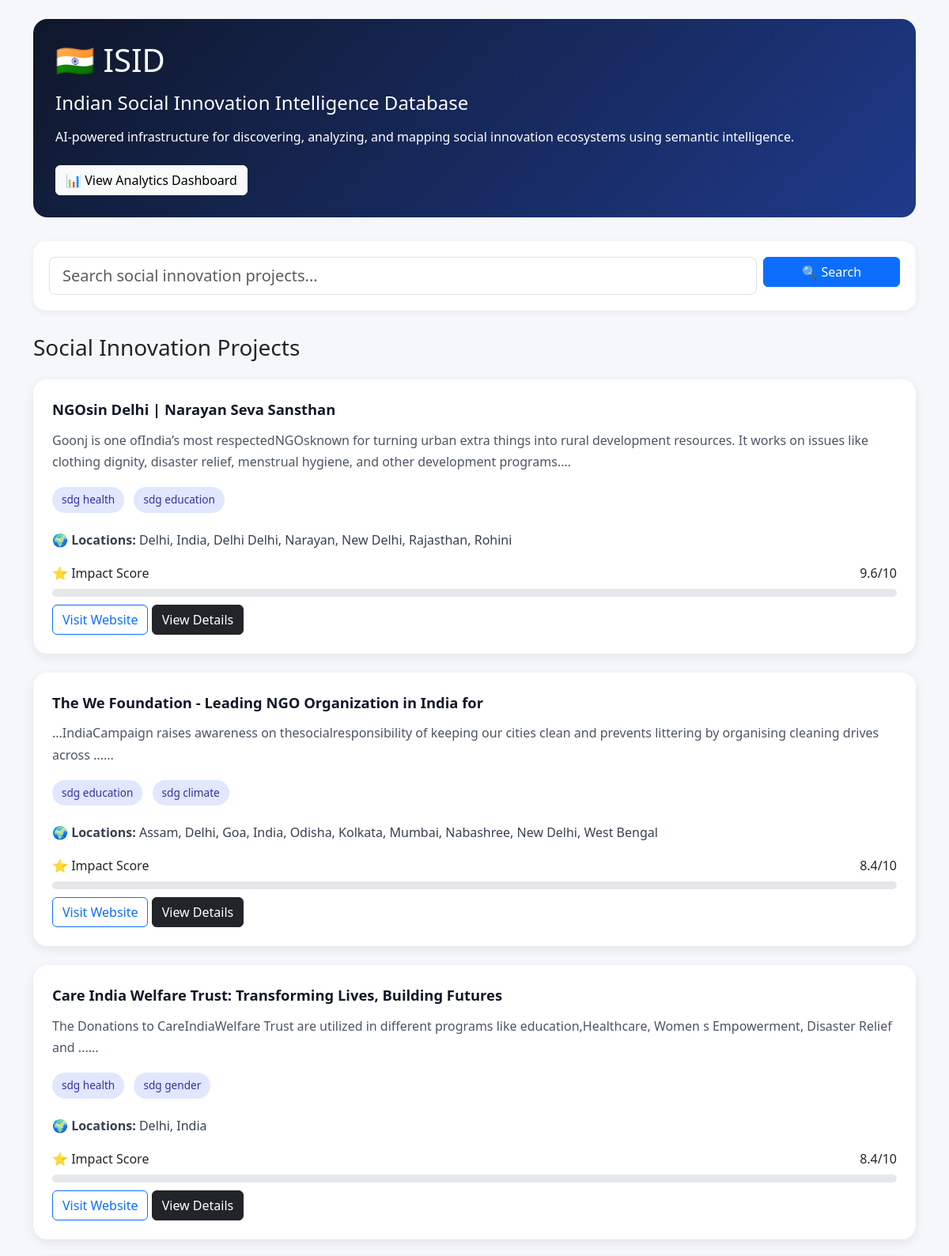
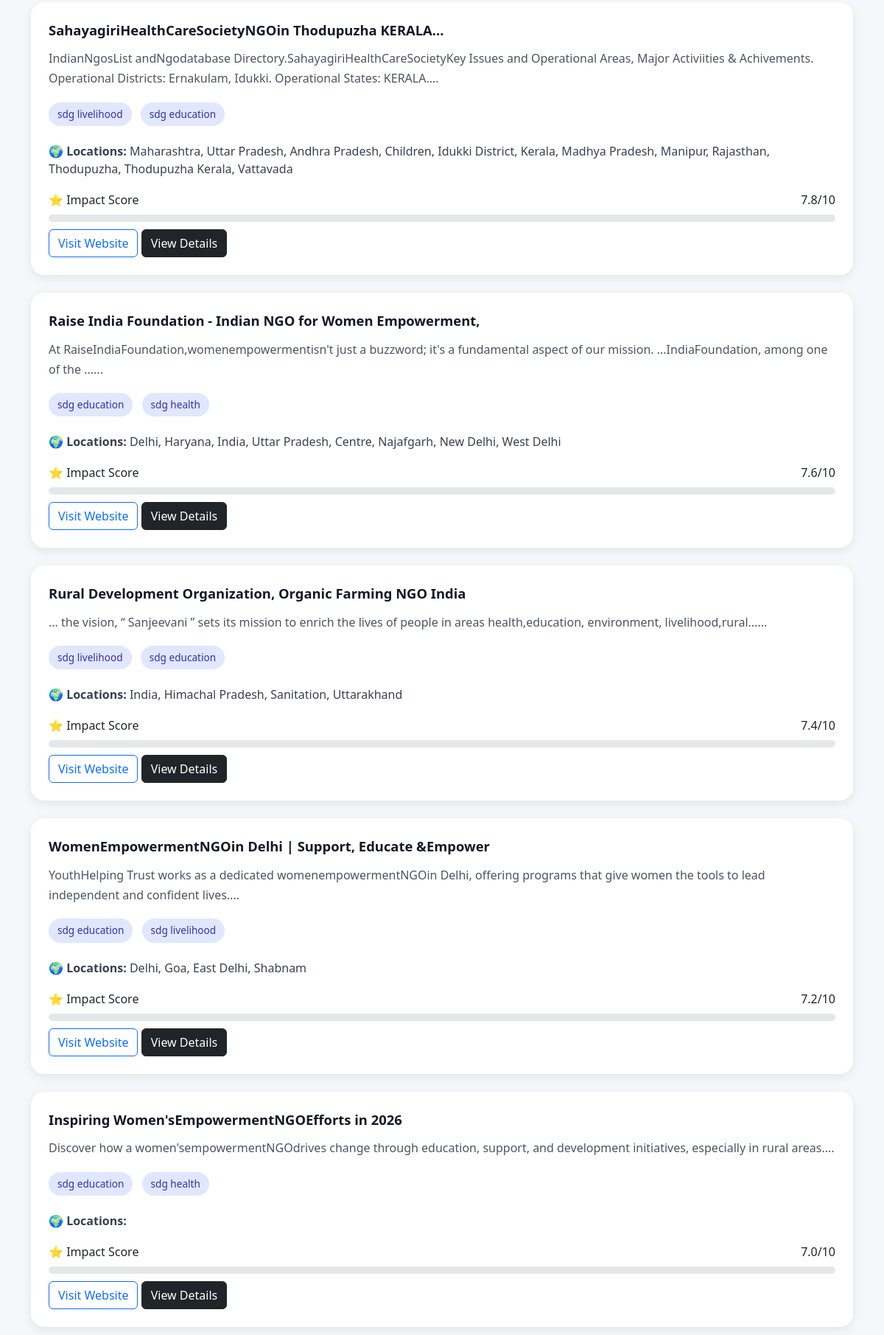
The page /home (upper part) on the database its author committed (2 pictures, top to bottom).
### tables this page shows
CREATE TABLE projects (

    project_id INTEGER PRIMARY KEY AUTOINCREMENT,

    title TEXT,

    summary TEXT,

    full_text TEXT,

    url TEXT,

    source TEXT,

    topics TEXT,

    detected_locations TEXT,

    impact_score REAL DEFAULT 0,

    innovation_score REAL DEFAULT 0,

    sustainability_score REAL DEFAULT 0,

    scale_score REAL DEFAULT 0,

    collaboration_score REAL DEFAULT 0
, state TEXT, description TEXT, source_type TEXT, category TEXT, country TEXT, status TEXT);

### app.py (the view, shortened to what this page needs)
@app.route("/")
@app.route("/home")
def home():
    query = request.args.get("q", "").lower()
    conn = get_db_connection()
    cursor = conn.cursor()
    cursor.execute("""
    SELECT *
    FROM projects
    ORDER BY impact_score DESC
    LIMIT 50
    """)
    rows = cursor.fetchall()
    cleaned_data = []
    for row in rows:
        row = dict(row)
        summary = ""
        if row.get("source"):
            summary = (
                row["source"][:250] + "..."
            )
        row["summary"] = summary
        row["topics"] = (
            str(row.get("topics") or "")
            .replace("[", "")
            .replace("]", "")
            .replace("'", "")
            .replace("_", " ")
        )
        row["detected_locations"] = (
            str(row.get("detected_locations") or "")
            .replace("[", "")
            .replace("]", "")
            .replace("'", "")
        )
        row["impact_score"] = (
            row.get("impact_score") or 0
        )
        cleaned_data.append(row)
    conn.close()
    return render_template(
        "home.html",
        data=cleaned_data
    )

### app.py (called while the page is built)
def get_db_connection():
    conn = sqlite3.connect(
        "database.db",
        check_same_thread=False
    )
    conn.row_factory = sqlite3.Row
    return conn

### templates/home.html (shortened to what this page needs)
<!DOCTYPE html>
<html>
<head>
    <link
        href="https://cdn.jsdelivr.net/npm/bootstrap@5.3.0/dist/css/bootstrap.min.css"
        rel="stylesheet"
    >
</head>
<body>
<div class="container mt-4">
    <div class="hero">
        <h1 class="mb-3">
            🇮🇳 ISID
        </h1>
        <h4>
            Indian Social Innovation Intelligence Database
        </h4>
        <p class="mt-3">
            AI-powered infrastructure for discovering,
            analyzing, and mapping social innovation
            ecosystems using semantic intelligence.
        </p>
        <a
            href="/dashboard"
            class="btn btn-light mt-2"
        >
            📊 View Analytics Dashboard
        </a>
    </div>
    <div class="search-box">
        <form
            method="GET"
            action="/home"
            class="row g-2"
        >
            <div class="col-md-10">
                <input
                    type="text"
                    name="q"
                    class="form-control form-control-lg"
                    placeholder="Search social innovation projects..."
                    value="{{ request.args.get('q','') }}"
                >
            </div>
            <div class="col-md-2">
                <button
                    type="submit"
                    class="btn btn-primary btn w-100"
                >
                    🔍 Search
                </button>
            </div>
        </form>
    </div>
    <h3 class="mb-4">
        Social Innovation Projects
    </h3>
    {% for project in data %}
    <div class="project-card">
        <div class="project-title">
            <a href="/project/{{ project['project_id'] }}">
                {{ project['title'] }}
            </a>
        </div>
        <div class="summary">
            {{ project['summary'] }}
        </div>
        <div class="badge-box">
            {% for topic in project['topics'].split(",") %}
                {% if topic.strip() %}
                <span class="custom-badge">
                    {{ topic.strip() }}
                </span>
                {% endif %}
            {% endfor %}
        </div>
        <p class="meta-text">
            🌍 <strong>Locations:</strong>
            {{ project['detected_locations'] }}
        </p>
        <div class="score-container">
            <div class="d-flex justify-content-between">
                <span>
                    ⭐ Impact Score
                </span>
                <span>
                    {{ project['impact_score'] }}/10
                </span>
            </div>
            <div class="progress mt-2">
            </div>
        </div>
        <a
            href="{{ project['url'] }}"
            target="_blank"
            class="btn btn-outline-primary visit-btn"
        >
            Visit Website
        </a>
        <a
            href="/project/{{ project['project_id'] }}"
            class="btn btn-dark visit-btn"
        >
            View Details
        </a>
    </div>
    {% endfor %}
</div>
</body>
</html>

### templates/home.html (style rules this page uses)
body { background: #f5f7fb; }
.hero { background: linear-gradient( 135deg, #0f172a, #1e3a8a ); color: white; padding: 28px; border-radius: 18px; margin-bottom: 30px; }
.project-card { background: white; border-radius: 18px; padding: 24px; margin-bottom: 24px; box-shadow: 0 4px 14px rgba(0,0,0,0.08); transition: 0.2s; }
.project-title { font-size: 1.15rem; line-height: 1.5; font-weight: 700; margin-bottom: 12px; }
.project-title a { text-decoration: none; color: #111827; }
.summary { color: #4b5563; line-height: 1.7; margin-bottom: 18px; max-height: 130px; overflow: hidden; }
.badge-box { margin-bottom: 14px; }
.custom-badge { display: inline-block; background: #e0e7ff; color: #3730a3; padding: 6px 12px; border-radius: 30px; font-size: 0.85rem; margin-right: 8px; margin-bottom: 8px; }
.meta-text { color: #374151; margin-bottom: 6px; }
.visit-btn { margin-top: 10px; }
.search-box { background: white; padding: 20px; border-radius: 16px; margin-bottom: 30px; box-shadow: 0 2px 10px rgba(0,0,0,0.06); }
.score-container { margin-top: 18px; }
.progress { height: 10px; border-radius: 20px; background: #e5e7eb; }

### rows shown on the page
projects: title "NGOsin Delhi | Narayan Seva Sansthan", summary "Goonj is one ofIndia’s most respectedNGOsknown for turning urban extra things into rural development resources. It works on issues like clothing dignity, disaster relief, menstrual hygiene, and other development programs....", strip "sdg health" "sdg education", detected_locations "Delhi, India, Delhi Delhi, Narayan, New Delhi, Rajasthan, Rohini", impact_score "9.6"
projects: title "The We Foundation - Leading NGO Organization in India for", summary "...IndiaCampaign raises awareness on thesocialresponsibility of keeping our cities clean and prevents littering by organising cleaning drives across ......", strip "sdg education" "sdg climate", detected_locations "Assam, Delhi, Goa, India, Odisha, Kolkata, Mumbai, Nabashree, New Delhi, West Bengal", impact_score "8.4"
projects: title "Care India Welfare Trust: Transforming Lives, Building Futures", summary "The Donations to CareIndiaWelfare Trust are utilized in different programs like education,Healthcare, Women s Empowerment, Disaster Relief and ......", strip "sdg health" "sdg gender", detected_locations "Delhi, India", impact_score "8.4"
projects: title "SahayagiriHealthCareSocietyNGOin Thodupuzha KERALA...", summary "IndianNgosList andNgodatabase Directory.SahayagiriHealthCareSocietyKey Issues and Operational Areas, Major Activiities & Achivements. Operational Districts: Ernakulam, Idukki. Operational States: KERALA....", strip "sdg livelihood" "sdg education", detected_locations "Maharashtra, Uttar Pradesh, Andhra Pradesh, Children, Idukki District, Kerala, Madhya Pradesh, Manipur, Rajasthan, Thodupuzha, Thodupuzha Kerala, Vattavada", impact_score "7.8"
projects: title "Raise India Foundation - Indian NGO for Women Empowerment,", summary "At RaiseIndiaFoundation,womenempowermentisn't just a buzzword; it's a fundamental aspect of our mission. ...IndiaFoundation, among one of the ......", strip "sdg education" "sdg health", detected_locations "Delhi, Haryana, India, Uttar Pradesh, Centre, Najafgarh, New Delhi, West Delhi", impact_score "7.6"
projects: title "Rural Development Organization, Organic Farming NGO India", summary "... the vision, “ Sanjeevani ” sets its mission to enrich the lives of people in areas health,education, environment, livelihood,rural......", strip "sdg livelihood" "sdg education", detected_locations "India, Himachal Pradesh, Sanitation, Uttarakhand", impact_score "7.4"
projects: title "WomenEmpowermentNGOin Delhi | Support, Educate &Empower", summary "YouthHelping Trust works as a dedicated womenempowermentNGOin Delhi, offering programs that give women the tools to lead independent and confident lives....", strip "sdg education" "sdg livelihood", detected_locations "Delhi, Goa, East Delhi, Shabnam", impact_score "7.2"
projects: title "Inspiring Women'sEmpowermentNGOEfforts in 2026", summary "Discover how a women'sempowermentNGOdrives change through education, support, and development initiatives, especially in rural areas....", strip "sdg education" "sdg health", impact_score "7.0"
